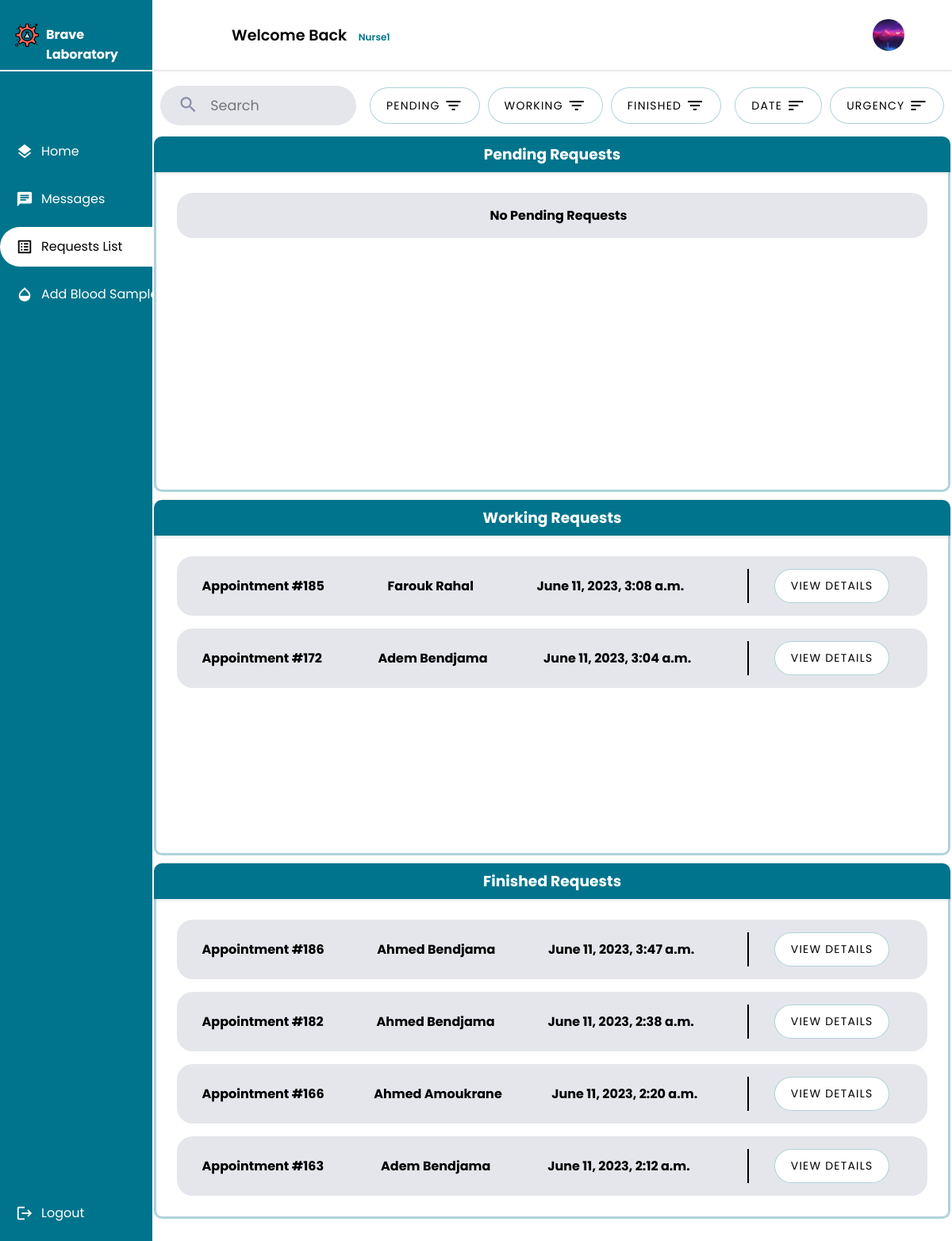
/nurse/requests/ (signed in), run on an earlier commit of the app's database.
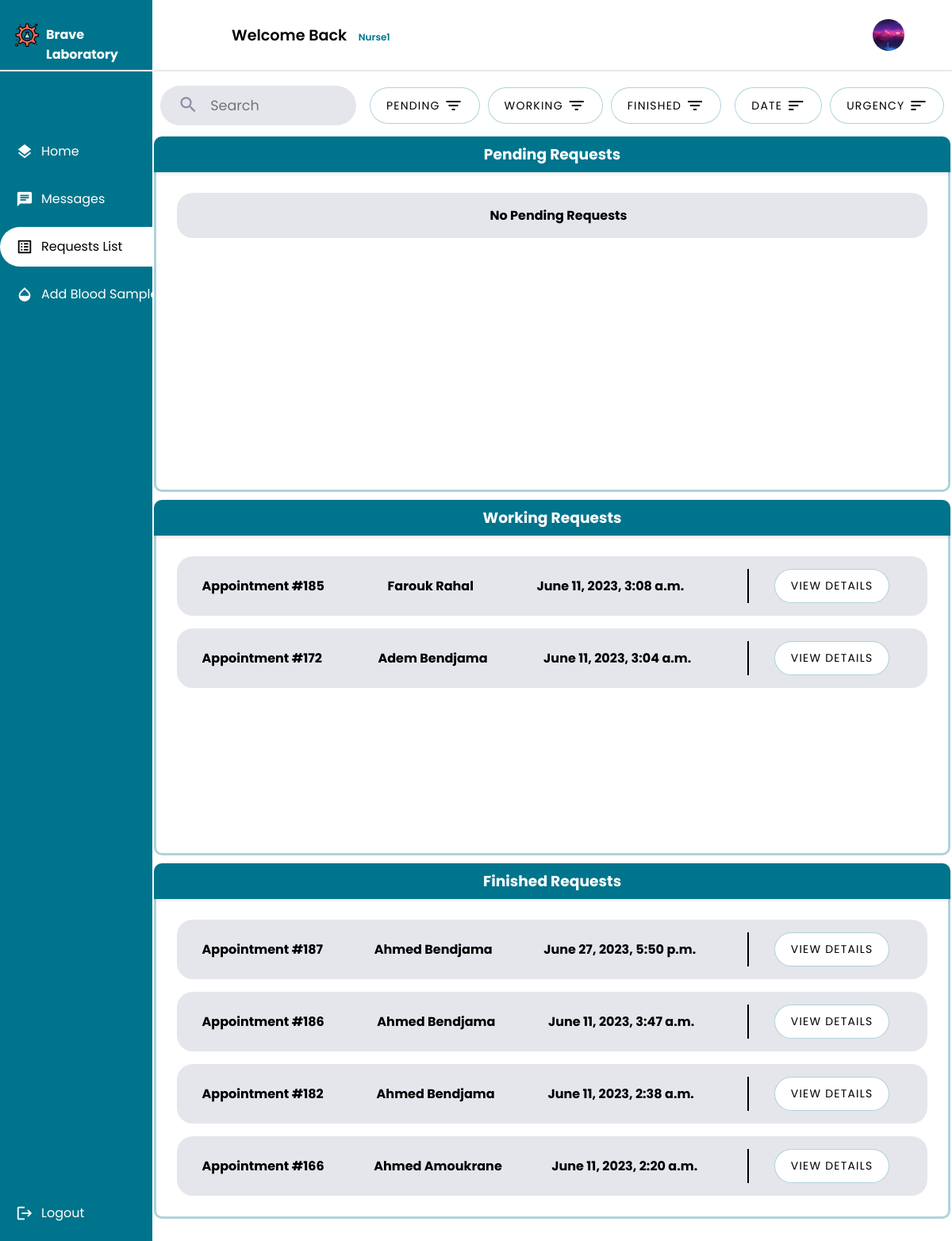
And on a later commit of the database.
### main_home/models.py (models this page shows, shortened)
class AnalysisRequest(models.Model):
    PENDING = 'pending'
    WORKING_ON = 'working-on'
    FINISHED = 'finished'
    STATUS_CHOICES = [
        (PENDING, 'Pending'),
        (WORKING_ON, 'Working On'),
        (FINISHED, 'Finished'),
    ]
    appointment = models.OneToOneField(Appointment, on_delete=models.CASCADE)
    nurse = models.ForeignKey(Nurse, on_delete=models.CASCADE)
    tests = models.ManyToManyField(Test, blank=True)
    creation_time = models.DateTimeField(auto_now_add=True)
    start_time = models.DateTimeField(null=True, blank=True)
    finish_time = models.DateTimeField(null=True, blank=True)
    accepted = models.BooleanField(default=False)
    finished = models.BooleanField(default=False)
    status =  models.CharField(max_length=45, choices=STATUS_CHOICES, default=PENDING)
    class Meta:
        db_table = 'analysis_request'

class Appointment(models.Model):
    UPCOMING = 'Upcoming'
    TOMORROW = 'Tommorow'
    TODAY = 'Today'
    OVERDUE = 'Overdue'
    STATUS_CHOICES = [
        (UPCOMING, 'Upcoming'),
        (TOMORROW, 'Tommorow'),
        (TODAY, 'Today'),
        (OVERDUE, 'Overdue'),
    ]
    client = models.ForeignKey(Client, on_delete=models.CASCADE)
    tests_requested = models.ManyToManyField(TestOffered, blank=True)
    date = models.DateField(validators=[validate_date_not_past])
    description = models.CharField(max_length=1000,blank=True)
    document = models.ImageField(null=True,blank=True,upload_to='medical_documents')
    total_price = models.DecimalField(max_digits=10, decimal_places=2)
    payment_status = models.BooleanField(default=False)
    arrived = models.BooleanField(default=False)
    cancelled = models.BooleanField(default=False)
    performed = models.BooleanField(default=False)
    urgent = models.BooleanField(default=False)
    class Meta:
        db_table = 'appointment'

### client/models.py (models this page shows, shortened)
class Client(models.Model):
    GENDERS =[
        ('M','Male'),
        ('F','Female')
    ]
    BLOOD_TYPES = [
        ('A+', 'A+'),
        ('A-', 'A-'),
        ('B+', 'B+'),
        ('B-', 'B-'),
        ('AB+', 'AB+'),
        ('AB-', 'AB-'),
        ('O+', 'O+'),
        ('O-', 'O-')
    ]
    user = models.OneToOneField(User, primary_key = True, on_delete=models.CASCADE)
    phone_number = models.CharField(max_length=10,validators=[phone_regex])
    gender = models.CharField(max_length = 1 ,choices = GENDERS)
    address = models.CharField(max_length=50)
    policy = models.BooleanField(default = False)
    profile_pic = models.ImageField(default="default.png", upload_to="profile_pics")
    date_of_birth = models.DateField(default='2003-03-08')
    tests_made = models.PositiveIntegerField(default=0)
    blood_type = models.CharField(max_length=3, choices=BLOOD_TYPES,null=True,blank=True)
    class Meta():
        db_table = 'auth_client'

### nurse/views.py (the view, shortened to what this page needs)
# urls.py: path("requests/",views.request_list,name="auditor_request_list"),
@login_required
@permission_required('nurse.view_nurse', raise_exception=True)
def request_list(request):
    nurse = request.user.nurse
    analysis_requests = AnalysisRequest.objects.select_related('appointment__client').all().filter(nurse=nurse).all().order_by("-creation_time")
    if not (request.GET.get('urgency_sort')) and not (request.GET.get('date_sort')) :
        sort_date = 'True'
        sort_urgency = 'True'
    pending_requests = analysis_requests.filter(status=AnalysisRequest.PENDING)
    working_on_requests = analysis_requests.filter(status=AnalysisRequest.WORKING_ON)
    finished_requests = analysis_requests.filter(status=AnalysisRequest.FINISHED)
    state = request.GET.get('state')
    if state != "all" :
        if state == "pending" :
            context = {
                'pending_requests': pending_requests,
                'sort_urgency':sort_urgency,
                'sort_date':sort_date,
                'state':state,
            }
            return render(request,'nurse/request/request_list.html',context)
        if state == "working" :
            context = {
                'working_on_requests': working_on_requests,
                'sort_urgency':sort_urgency,
                'sort_date':sort_date,
                'state':state,
            }
            return render(request,'nurse/request/request_list.html',context)
        if state == "finished" :
            context = {
                'finished_requests': finished_requests,
                'sort_urgency':sort_urgency,
                'sort_date':sort_date,
                'state':state,
            }
            return render(request,'nurse/request/request_list.html',context)
    state = 'all'
    context = {
        'pending_requests': pending_requests,
        'working_on_requests': working_on_requests,
        'finished_requests': finished_requests,
        'sort_urgency':sort_urgency,
        'sort_date':sort_date,
        'state':state
    }
    return render(request,'nurse/request/request_list.html', context)

### nurse/templates/nurse/request/request_list.html (shortened to what the changed rows need)
{% extends 'nurse/nurse.html' %}
{% load static %}
{% block css_2 %}
<link rel="stylesheet" href="{% static 'css/list.css' %}">
{% endblock css_2 %}
{% block main %}
<div class="Container">
    {% if working_on_requests is not None%}
    {% if working_on_requests %}
    <div class="userlistcl">
        <div class="userscontianercl">
        <div class= "scrollcl">
        <ul class="lists">
            {% for request in working_on_requests %}
                <li class="app1">
                    <span><strong>Appointment #{{ request.appointment.id }}</strong></span>
                    <span><strong>{{ request.appointment.client.user.first_name }}
                        {{ request.appointment.client.user.last_name }}</strong></span>
                    <span><strong>{{ request.creation_time }}</strong></span>
                    <div class="buttons">
                    <button class="list-button"><a class="list-links" href="{% url 'request_detail' request.id %}">View Details</a></button>
                    </div>
                </li>
            {% endfor %}
        </ul>
    </div>
    </div>
    </div>
    {% endif %}
    {% endif %}
    {% if finished_requests is not None%}
    {% if finished_requests %}
    <div class="userlistcl">
        <div class="userscontianercl">
        <div class= "scrollcl">
        <ul class="lists">
            {% for request in finished_requests %}
                <li class="app1">
                    <span><strong>Appointment #{{ request.appointment.id }}</strong></span>
                    <span><strong>{{ request.appointment.client.user.first_name }}
                        {{ request.appointment.client.user.last_name }}</strong></span>
                    <span><strong>{{ request.creation_time }}</strong></span>
                    <div class="buttons">
                    <button class="list-button"><a class="list-links" href="{% url 'request_detail' request.id %}">View Details</a></button>
                    </div>
                </li>
            {% endfor %}
        </ul>
    </div>
    </div>
    </div>
        {% endif %}
    {% endif %}
</div>
{% endblock main %}

What changed in the data, as far as the page shows it:
no longer on this page (row unchanged): AnalysisRequest: appointment.id "163", appointment.client.user.first_name "Adem", appointment.client.user.last_name "Bendjama", creation_time "June 11, 2023, 2:12 a.m.", shown under "Finished Requests"
added AnalysisRequest: appointment.id "187", appointment.client.user.first_name "Ahmed", appointment.client.user.last_name "Bendjama", creation_time "June 27, 2023, 5:50 p.m.", shown under "Finished Requests"
